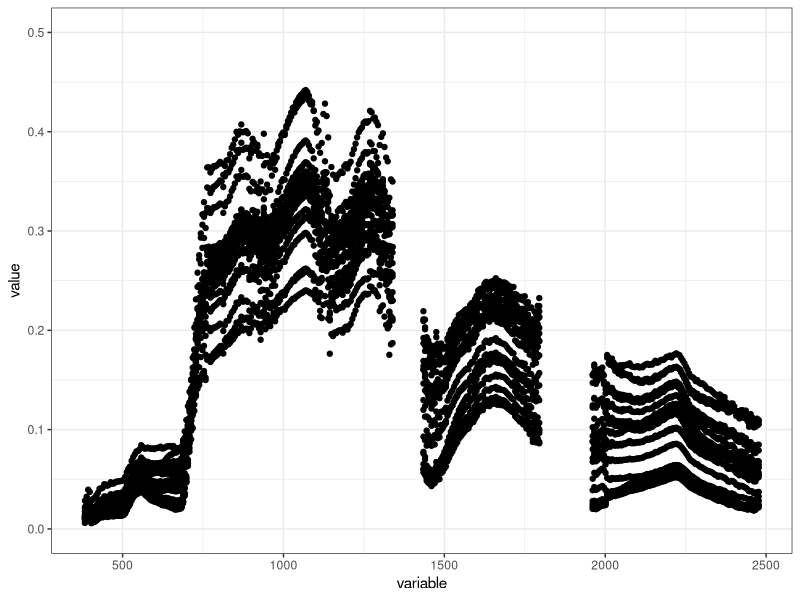
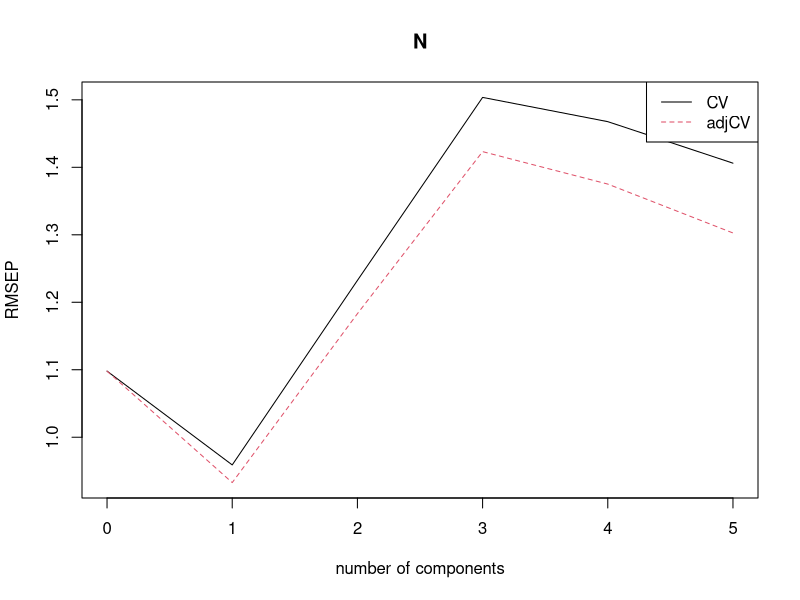
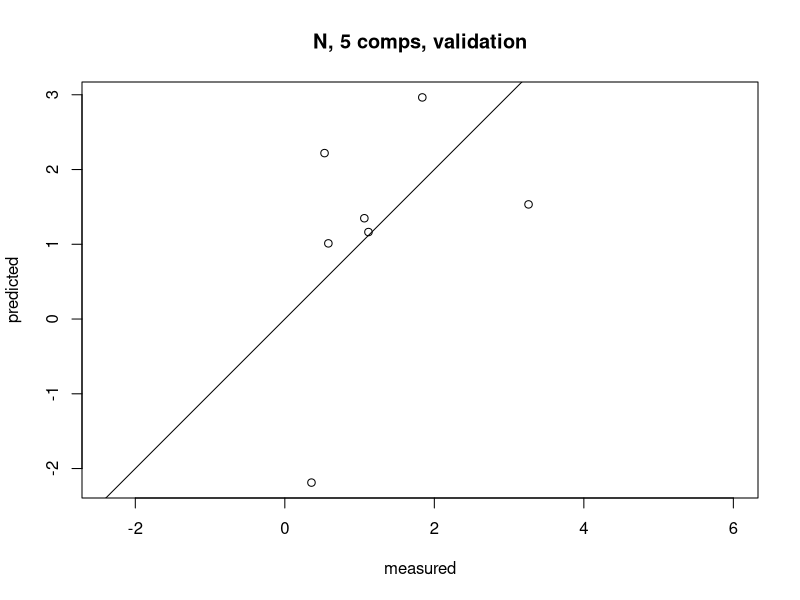
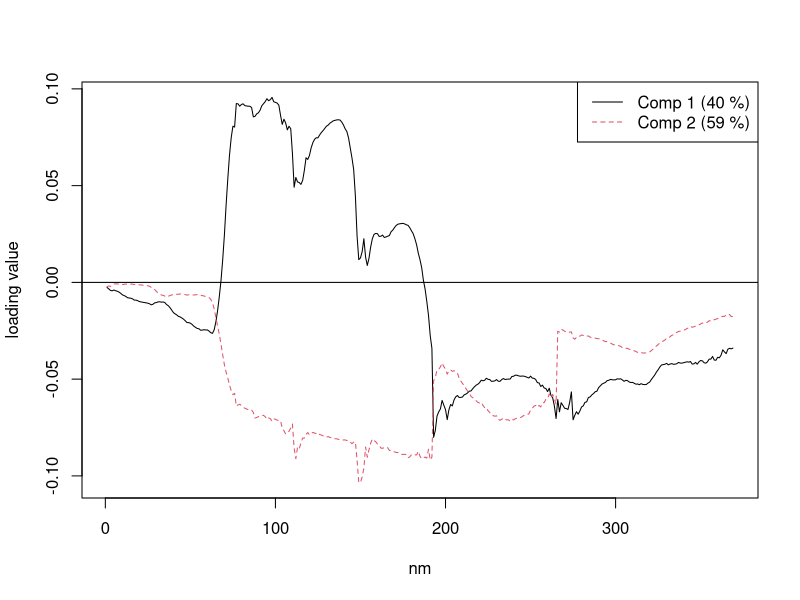
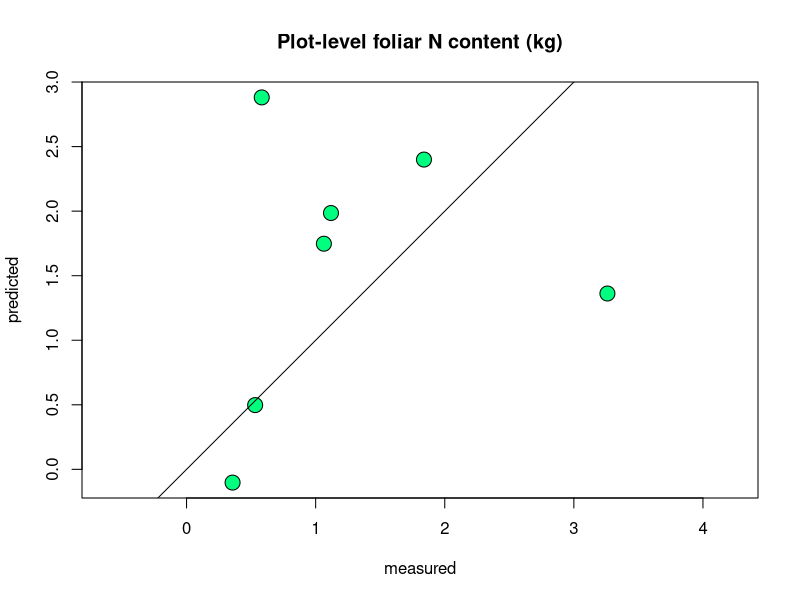

Write the R code that produced these figures, in order.
## ---- chunk 1

library(pls)
library(ggplot2)
library(plotrix)
library(dplyr)
library(reshape2)

## ---- chunk 2

# function to take refl matrix and transform to long format
# set columns as numbers

refl_melt <- function(refl_data.frame,id.var.name){
  
  # assume wavelenghts as column names
  wavelength <- as.numeric(substr(x=colnames(refl_data.frame),
                                  start=4,
                                  stop = nchar(colnames(refl_data.frame))))
  # reassign column names
  colnames(refl_data.frame) <- wavelength
  
  df.long <- melt(refl_data.frame,id.vars=id.var.name)

  # variables are numbers, convert to numeric for scatterplot
  df.long$variable <- as.numeric(as.character(df.long$variable))
  df.long$value <- as.numeric(df.long$value)

}
## ---- chunk 3

hs_refl <- read.csv("output-data/plot_mean_reflectance.csv")

# set columns as numbers
wavelength <- as.numeric(substr(colnames(hs_refl[-1]),4,nchar(colnames(hs_refl)[-1])))  
colnames(hs_refl)[-1] <- wavelength


df.long <- melt(hs_refl,id.vars="plotID")

# variables are numbers, convert to numeric for scatterplot
df.long$variable <- as.numeric(as.character(df.long$variable))
df.long$value <- as.numeric(df.long$value)

ggplot(df.long,aes(x=variable,y=value))+
  geom_point() +
  theme_bw() +
  scale_y_continuous(limits=c(0,.5)) +
  labs(list(title="Plot mean reflectance\n Ordway-Swisher Bio. Station, FL",x="Wavelength",y="reflectance"))

## ---- chunk 4

n_kg <- read.csv("supplemental_data/osbs_plot_n.csv")
n_kg <- n_kg[,-1]

## ---- chunk 5

# merge refl data to n data by plot
# keep only those plots with N data
df <- merge(n_kg,
            hs_refl,
            by.y="plotID",
            by.x="plot_id",
            all.x=T,
            all.y=F)

df.use <- data.frame(N=df$foliar_n_per_tree,
                 refl=I(as.matrix(df[,6:374])))

## ---- chunk 6

# don't have enough data to do test or train groups

## ---- chunk 7

# build PLSR model
# number of components is limited because there are only 7 plots
m1 <- plsr(N ~ refl, data=df.use, ncomp = 5, validation = "LOO")


summary(m1)


plot(RMSEP(m1), legendpos = "topright")

# plot measured vs. predicted
plot(m1, ncomp = 5, asp = 1, line = TRUE)

plot(m1, "loadings", comps = 1:2, legendpos = "topright", xlab = "nm")
abline(h = 0)

plot(m1, ncomp = 2, asp = 1, line = TRUE,
     main="Plot-level foliar N content (kg)",
     pch=21,
     bg="springgreen",
     cex=2)
